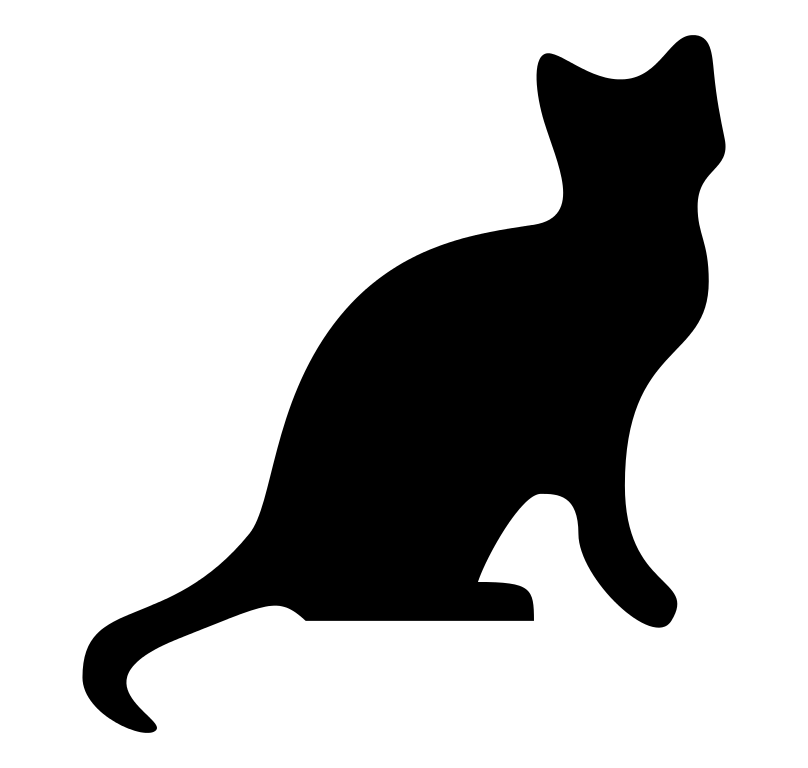
#> input picture Python/Buch_ATBS/Teil_2/Kapitel_17_Bildbearbeitung/02_logo_in_bilder_einfügen/logo.png, 808 x 768 px, found by its file name
$ python '02_logo_in_bilder_einfügen.py'
#> lines starting #> are read from the running program, lines starting #| are printed output that depends on the picture
# 02_logo_in_bilder_einfügen.py
# In diesem Beispiel geht es darum alle Bilder in einem Unterordner zu finden und diese
# mit einem Logo zu versehen.

from PIL import Image
from random import randint as rng
import os
os.chdir(os.path.dirname(__file__))

target_dir='.\\change_me'
logo='.\\logo.png'
logo_picture=Image.open(logo)
#> logo_picture is the input picture: PIL image 808x768 RGBA; mean R, G, B, A 0, 0, 0, 68.9
logo_dimensions=logo_picture.size
#> logo_dimensions = (808, 768)
copied_logo=logo_picture.resize((int(logo_dimensions[0]//4), int(logo_dimensions[1]/4))).copy()
logo_dimensions=copied_logo.size
#> logo_dimensions = (202, 192)

def file_generator():
    for file_name in os.listdir(target_dir):
        if file_name.endswith('png'):
            os.remove(target_dir+'\\'+file_name)
    for i in range(50):
        # Erstelle 50 zufällig gefärbte Bilder mit der Grösse 500px x 500px
        new_image=Image.new('RGBA', (500,500), (rng(0,255), rng(0,255), rng(0,255)))
        new_image.save(target_dir+'\\picture'+str(i)+'.png')
#> this loop made 50 passes
#> pass 1, in file_generator, `new_image=Image.new('RGBA', (500,500), (rng(0,255), rng(0,255), rng(0,..`:
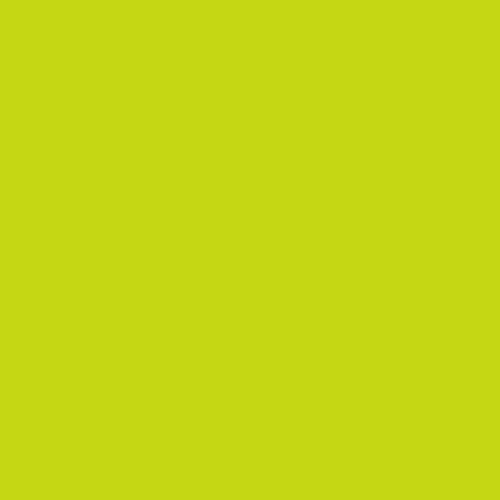
#> new_image: PIL image 500x500 RGBA; mean R, G, B, A 197, 215, 20, 255
#> pass 2, in file_generator, `new_image=Image.new('RGBA', (500,500), (rng(0,255), rng(0,255), rng(0,..`:
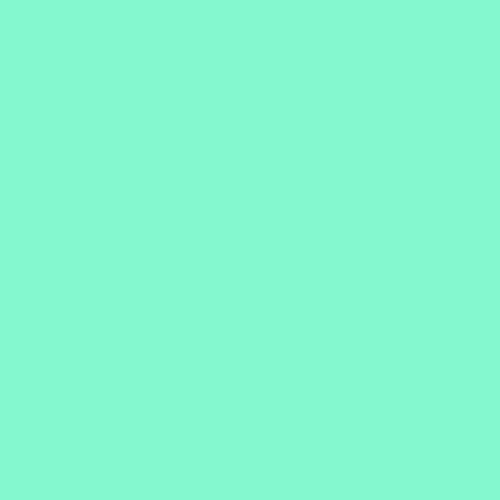
#> new_image: PIL image 500x500 RGBA; mean R, G, B, A 132, 248, 207, 255
#> pass 3, in file_generator, `new_image=Image.new('RGBA', (500,500), (rng(0,255), rng(0,255), rng(0,..`:
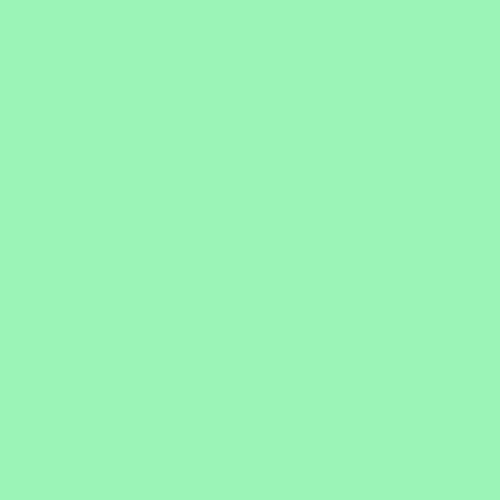
#> new_image: PIL image 500x500 RGBA; mean R, G, B, A 155, 244, 183, 255
#> after the loop:
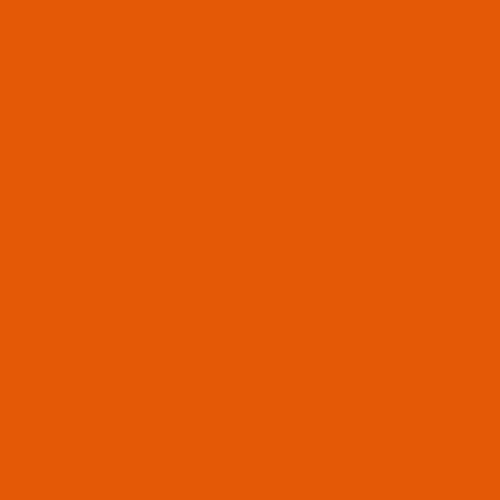
#> new_image: PIL image 500x500 RGBA; mean R, G, B, A 226, 89, 6, 255

def get_pic_names():
    # Suche alle png- und jpg- Files
    for file_name in os.listdir(target_dir):
        if file_name.lower().endswith('png') or file_name.lower().endswith('.jpg'):
            place_logo(file_name)

def place_logo(file_name):
    # Platziere Logo auf vorhandenen Files
#> called with file_name = 'picture0.png'
    image_object=Image.open(target_dir+'\\'+file_name)
    dimensions=image_object.size
#> dimensions = (500, 500)
    position=(dimensions[0]-logo_dimensions[0],0)
#> position = (298, 0)
    # copied_logo muss zwei mal angegeben werden damit die Transparenten werte nicht einfach Weiss dargestellt werden.
    image_object.paste(copied_logo, position, copied_logo)
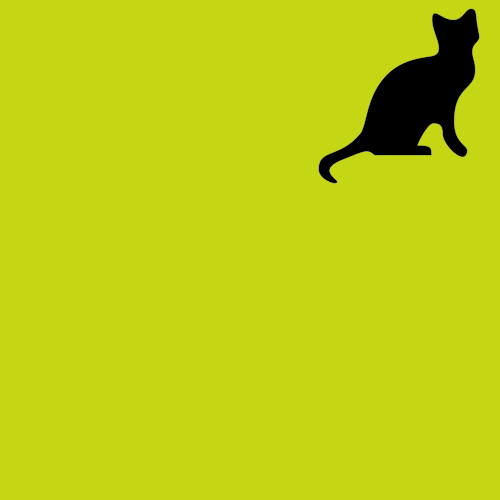
#> image_object: PIL image 500x500 RGBA; mean R, G, B, A 188.7, 206, 19.2, 254.9; transparent parts drawn white
    image_object.save(target_dir+'\\'+file_name)

file_generator()
get_pic_names()
